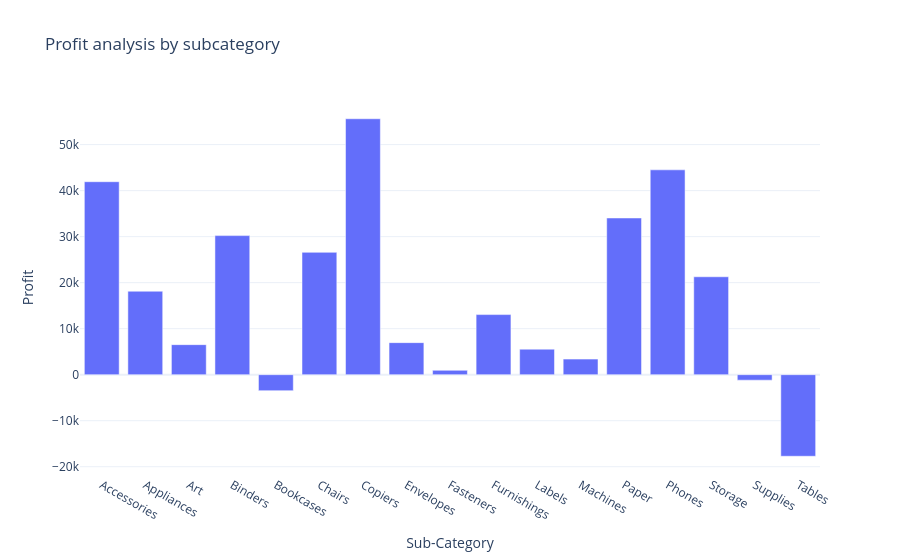

Source (notebook cell):
### Code cell
fig = px.bar(profit_by_subcategory,
             x='Sub-Category',
             y='Profit',
             title='Profit analysis by subcategory')

fig.show()

### Figure 1 — Plotly figure (JSON) as saved in the notebook; plotly's stock layout.template omitted (floating-point values rounded to 4 significant figures)
{"data": [{"hovertemplate": "Sub-Category=%{x}<br>Profit=%{y}<extra></extra>", "legendgroup": "", "marker": {"color": "#636efa", "pattern": {"shape": ""}}, "name": "", "orientation": "v", "showlegend": false, "textposition": "auto", "type": "bar", "x": ["Accessories", "Appliances", "Art", "Binders", "Bookcases", "Chairs", "Copiers", "Envelopes", "Fasteners", "Furnishings", "Labels", "Machines", "Paper", "Phones", "Storage", "Supplies", "Tables"], "xaxis": "x", "y": [41940.0, 18140.0, 6528.0, 30220.0, -3473.0, 26590.0, 55620.0, 6964.0, 949.5, 13060.0, 5546.0, 3385.0, 34050.0, 44520.0, 21280.0, -1189.0, -17730.0], "yaxis": "y"}], "layout": {"barmode": "relative", "legend": {"tracegroupgap": 0}, "title": {"text": "Profit analysis by subcategory"}, "xaxis": {"anchor": "y", "domain": [0, 1], "title": {"text": "Sub-Category"}}, "yaxis": {"anchor": "x", "domain": [0, 1], "title": {"text": "Profit"}}}}
